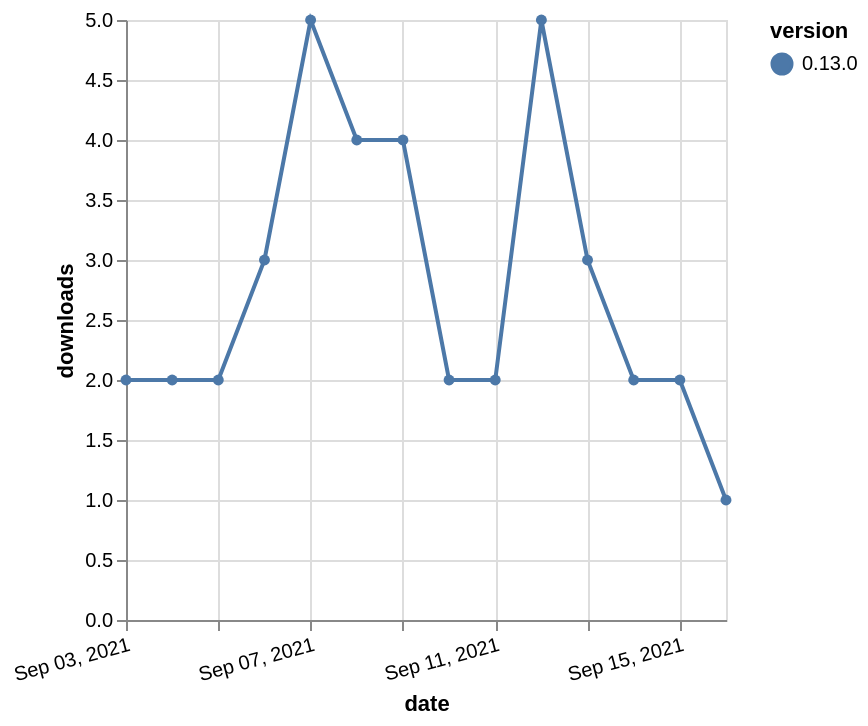

Vega-Lite specification stored for this chart:
### Vega-Lite specification from a JSON file in a GitHub repository (floating-point values rounded to 4 significant figures)
{"$schema": "https://vega.github.io/schema/vega-lite/v5.json", "description": "A simple bar chart with embedded data.", "data": {"values": [{"date": "2021-09-03", "total": 1534, "delta": 2, "version": "0.13.0"}, {"date": "2021-09-04", "total": 1536, "delta": 2, "version": "0.13.0"}, {"date": "2021-09-05", "total": 1538, "delta": 2, "version": "0.13.0"}, {"date": "2021-09-06", "total": 1541, "delta": 3, "version": "0.13.0"}, {"date": "2021-09-07", "total": 1546, "delta": 5, "version": "0.13.0"}, {"date": "2021-09-08", "total": 1550, "delta": 4, "version": "0.13.0"}, {"date": "2021-09-09", "total": 1554, "delta": 4, "version": "0.13.0"}, {"date": "2021-09-10", "total": 1556, "delta": 2, "version": "0.13.0"}, {"date": "2021-09-11", "total": 1558, "delta": 2, "version": "0.13.0"}, {"date": "2021-09-12", "total": 1563, "delta": 5, "version": "0.13.0"}, {"date": "2021-09-13", "total": 1566, "delta": 3, "version": "0.13.0"}, {"date": "2021-09-14", "total": 1568, "delta": 2, "version": "0.13.0"}, {"date": "2021-09-15", "total": 1570, "delta": 2, "version": "0.13.0"}, {"date": "2021-09-16", "total": 1571, "delta": 1, "version": "0.13.0"}]}, "width": "container", "mark": {"type": "line", "point": {"filled": true}}, "encoding": {"x": {"field": "date", "type": "temporal", "timeUnit": "yearmonthdate", "title": "date", "axis": {"labelAngle": -15}}, "y": {"field": "delta", "type": "quantitative", "title": "downloads"}, "color": {"field": "version", "type": "nominal"}, "tooltip": {"field": "delta"}}}
